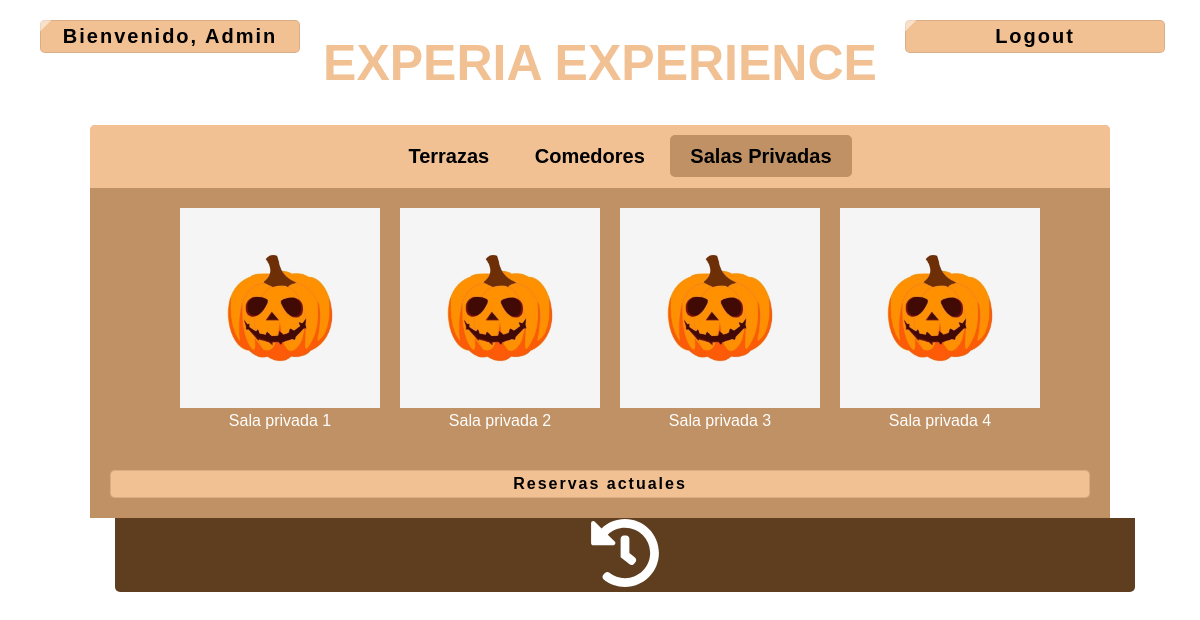
/view/inicio.php?option=3 (signed in), run on the app's committed database.
### tables this page shows
CREATE TABLE `tbl_lugar` (
  `id_lugar` int NOT NULL AUTO_INCREMENT,
  `nom_lugar` varchar(45) DEFAULT NULL,
  `id_origen` int DEFAULT NULL,
  `img_lugar` varchar(100) DEFAULT NULL,
  `lugar_actividad` varchar(1) DEFAULT NULL,
  PRIMARY KEY (`id_lugar`),
  KEY `fk_origen_lugar_idx` (`id_origen`),
  CONSTRAINT `fk_origen_lugar` FOREIGN KEY (`id_origen`) REFERENCES `tbl_origen` (`id_origen`)
);

### view/inicio.php (the view, shortened to what this page needs)
<?php
include '../services/connection.php';
if(!isset($_GET['option'])){
$option=1;}else{
    $option=$_GET['option'];
}
$cadena = substr ( $_SESSION['email'], 0, -10);
    $stmt = $pdo->prepare("SELECT * FROM tbl_lugar
    inner join tbl_origen
    on tbl_lugar.id_origen=tbl_origen.id_origen
    where tbl_origen.id_origen=?");
    $stmt->bindParam(1,$option);
    $stmt->execute();
    $mesas=$stmt->fetchAll(PDO::FETCH_ASSOC);
?>
<!DOCTYPE html>
<html lang="en">
<head>
    <link rel="stylesheet" href="../styles/style.css">
</head>
<body id="portada">
    <div class="row2" id="section-1">
        <div class="usuario column-1">
        <ul class="padding-lat">
        <b><a class="btn-logout">Bienvenido, <?php echo $cadena;?></a></b>
        </ul>
        </div>
        <div class="column-2 titulo2">
            <h1>EXPERIA EXPERIENCE</h1>
        </div>
        <div class="logout column-1">
            <ul class="padding-lat">
            <b><a style="text-decoration:none" class="btn-logout" href="../processes/logout.proc.php">Logout</a></b>
            </ul>
        </div>
    </div>
    <div class="flex">
        <div class="menu">
            <nav>
                <ul>
                    <li class="li_barra"><a class="barra" <?php if($option==1){echo "style='background: #c09164;'";}?> href="inicio.php?option=1">Terrazas</a></li>
                    <li class="li_barra"><a class="barra" <?php if($option==2){echo "style='background: #c09164;'";}?> href="inicio.php?option=2">Comedores</a></li>
                    <li class="li_barra"><a class="barra" <?php if($option==3){echo "style='background: #c09164;'";}?> href="inicio.php?option=3">Salas Privadas</a></li>
                </ul>
            </nav>
        </div>
    </div>
    <div class="flex" id="flex">
        <div class="contenido" id="contenido">
        <div class="div_botones" id="div_botones">
                    <div class="div_terr">
                        <?php
                        foreach($mesas as $mesa){
                        ?>
                        <div class="div_terr_">
                        <a id='btn_terraza1' href=<?php echo "./mesas.php?id={$mesa['id_lugar']}&nom={$mesa['nom_lugar']}";?>><img class="img_inicio" src=<?php echo "../img/{$mesa['img_lugar']}";?>></a><br><?php echo"{$mesa['nom_lugar']}";?>
                        </div>
                        <?php
                        }
                        ?>
                    </div>
        </div>
        </div>
    </div>
    <div class="flex" id="flex">
    <div class="contenido" id="contenido">
    <b><a style="text-decoration:none" class="btn-logout" href="reservas.actuales.php">Reservas actuales</a></b>
    </div>
    </div>
    <footer>
        <a href="historial.php"><img class="logo_footer2" id="myBtn2" ></a>
    </footer>
</body>
</html>

### styles/style.css (style rules this page uses)
* { box-sizing: border-box; }
body { margin: 0; font-family: Arial; }
#portada { background-image: url("https://s1.1zoom.me/big0/706/350861-admin.jpg"); background-size: cover; }
.row2:after { content: ""; display: table; clear: both; }
#section-1 { padding: 0%; }
.usuario { text-align: left; color: black; font-size: 20px; }
.logout { text-align: right; color: black; font-size: 20px; margin-left: -35px; }
.column-1 { width: 25%; float: left; }
.btn-logout { position: relative; display: block; padding: 5px; border-radius: 5px; text-align: center; font-family: "Avant Garde", Avantgarde, "Century Gothic", CenturyGothic, "AppleGothic", sans-serif; font-weight: bold; overflow: hidden; color: rgb(0, 0, 0); cursor: pointer; letter-spacing: 2px; box-shadow: inset 0 0 0 1px rgba(0, 0, 0, 0.1); text-decoration: none; transition: all ease 0.5s; background: #f1c194; }
.btn-logout:after, .btn-logout:before { width: 80px; height: 200px; content: ''; display: block; background: rgba(255, 255, 255, 0.5); transform: rotate(45deg); top: -60px; position: absolute; transition: none; right: -45%; cursor: pointer; }
.btn-logout:before { left: -48%; }
.column-2 { width: 50%; float: left; }
.titulo2 { text-align: center; color: #f1c194; font-size: 25px; font-family: "Avant Garde", Avantgarde, "Century Gothic", CenturyGothic, "AppleGothic", sans-serif; text-transform: uppercase; text-rendering: optimizeLegibility; }
.menu { color: white; width: 85%; border-radius: 5px; background-color: #f1c194; }
.li_barra { background-color: #f1c194; display: inline-block; }
nav { background-color: #f1c194; font-size: 20px; text-align: center; margin: 0px; opacity: 100%; width: 100%; display: inline-block; border-top-right-radius: 5px; border-top-left-radius: 5px; }
.barra { text-decoration: none; color: black; padding: 10px 20px; border-radius: 5px; background-color: #f1c194; cursor: pointer; font-weight: bold; }
.contenido { color: white; width: 85%; height: auto; background-color: #c09164; padding: 20px; }
.flex { display: flex; align-items: center; justify-content: center; height: auto; }
#flex { opacity: 100%; }
.img_inicio { width: 200px; height: 200px; background-size: cover; background-repeat: no-repeat; cursor: pointer; }
.div_terr { display: flex; align-items: center; justify-content: center; }
.div_terr_ { align-items: center; justify-content: center; margin-left: 20px; text-align: center; }
footer { align-items: center; text-align: center; background-color: #5f3e20; width: 85%; margin-left: 115px; border-bottom-right-radius: 5px; border-bottom-left-radius: 5px; }
.logo_footer2 { width: 70px; height: 70px; background-image: url('../img/history-solid.svg'); cursor: pointer; padding: 30px 40px 40px 30px; background-repeat: no-repeat; }

### data on the page
tbl_lugar: img_lugar (picture), nom_lugar "Sala privada 1"
tbl_lugar: img_lugar (picture), nom_lugar "Sala privada 2"
tbl_lugar: img_lugar (picture), nom_lugar "Sala privada 3"
tbl_lugar: img_lugar (picture), nom_lugar "Sala privada 4"

### other printed values
$cadena "Admin"
